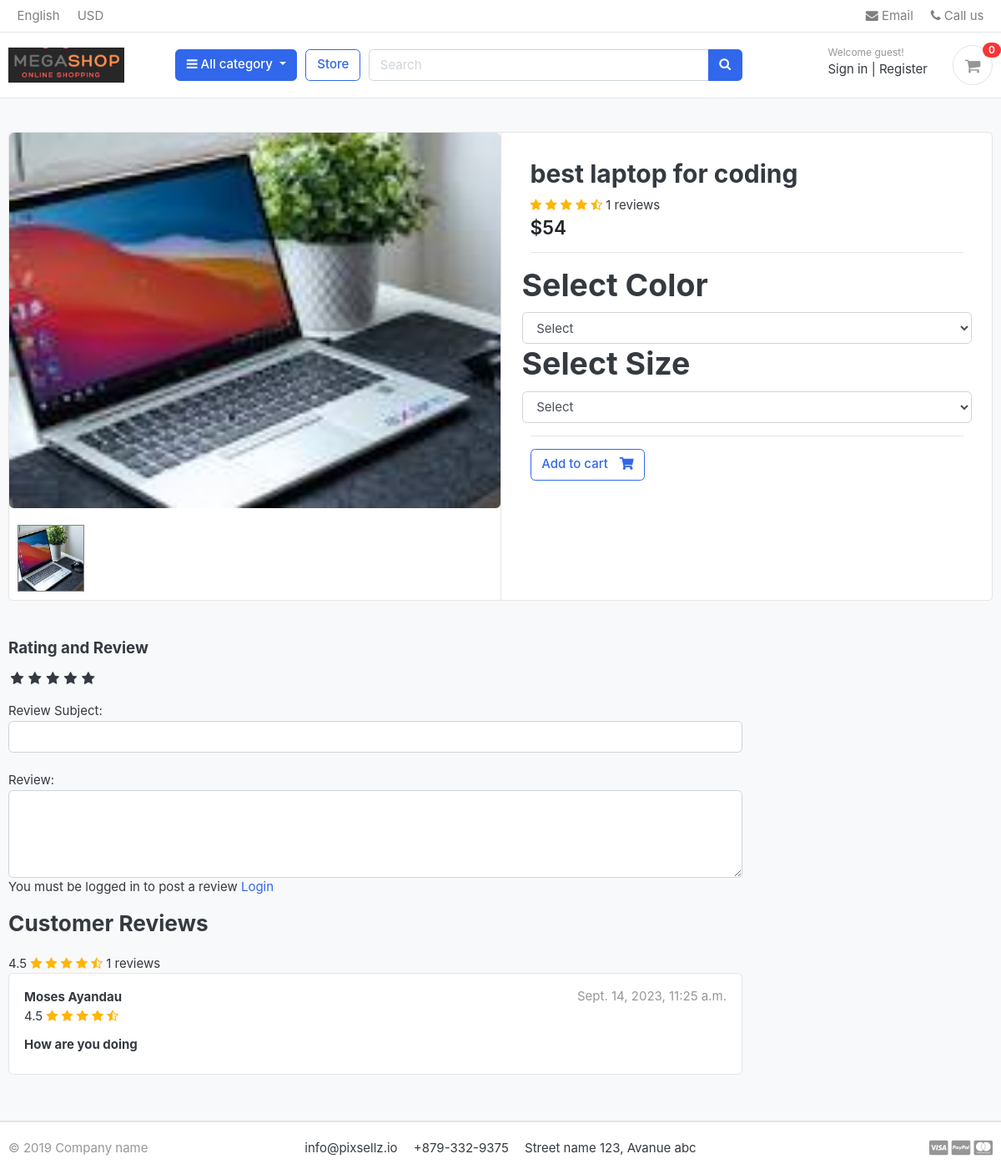
/store/category/computers/best-laptop-for-coding/, run on an earlier commit of the app's database.
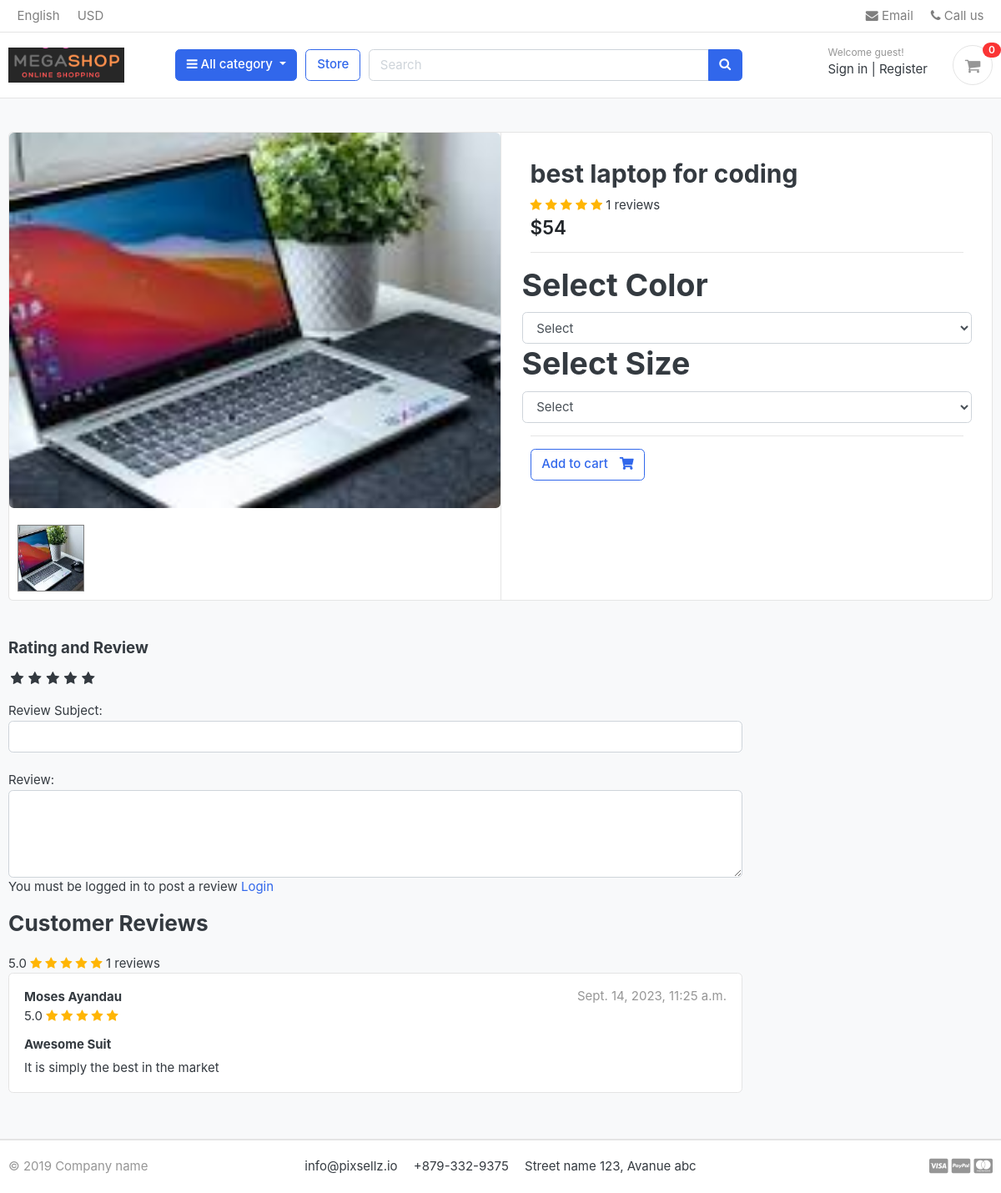
And on a later commit of the database.
### store/models.py (models this page shows, shortened)
class Product(models.Model):
    category = models.ForeignKey(Category, on_delete=models.CASCADE)
    product_name = models.CharField(max_length=100, unique=True)
    slug = models.SlugField(max_length=200, unique=True)
    description = models.TextField(max_length=400, blank=True)
    product_image = models.ImageField(upload_to='photos/product')
    price = models.IntegerField()
    stock = models.IntegerField()
    is_available = models.BooleanField(default=True)
    date_created = models.DateTimeField(auto_now_add=True)
    date_modified = models.DateTimeField(auto_now_add=True)
    def averageRating(self):
        review = ReviewRating.objects.filter(product=self, status=True).aggregate(average=Avg('rating'))
        avg = 0
        if review['average'] is not None:
            avg = float(review['average'])
        return avg
    def ratingCount(self):
        review = ReviewRating.objects.filter(product=self, status=True).aggregate(count=Count('id'))
        rating_count = 0
        if review['count'] is not None:
            rating_count = int(review['count'])
        return rating_count

class ReviewRating(models.Model):
    product = models.ForeignKey(Product, on_delete=models.CASCADE)
    user = models.ForeignKey(User, on_delete=models.CASCADE)
    subject = models.CharField(max_length=100, blank=True)
    review = models.TextField(max_length=500, blank=True)
    rating = models.FloatField()
    status = models.BooleanField(default=True)
    ip = models.CharField(max_length=30, blank=True)
    date_created = models.DateTimeField(auto_now_add=True)
    date_updated = models.DateTimeField(auto_now=True)

### accounts/models.py (models this page shows, shortened)
class User(AbstractBaseUser):
    first_name = models.CharField(max_length=20)
    last_name = models.CharField(max_length=20)
    username = models.CharField(max_length=25, unique=True)
    email = models.EmailField(max_length=40, unique=True)
    phone = models.CharField(max_length=11, blank=True)
    last_login = models.DateTimeField(auto_now_add=True)
    date_joined = models.DateTimeField(auto_now_add=True)
    is_admin = models.BooleanField(default=False)
    is_staff = models.BooleanField(default=False)
    is_active = models.BooleanField(default=False)
    is_superadmin = models.BooleanField(default=False)
    USERNAME_FIELD = 'email'
    REQUIRED_FIELDS = ['username', 'first_name', 'last_name']
    objects = UserManager()
    def full_name(self):
        return f'{self.first_name + " "+ self.last_name}'

### store/views.py (the view)
# urls.py: path('category/<slug:category_slug>/<slug:product_slug>/', views.product_detail, name='product_detail'),
def product_detail(request, product_slug, category_slug):
    try:
        product = Product.objects.get(category__slug=category_slug, slug=product_slug)
        in_cart = CartItem.objects.filter(cart__cart_id=_cart_id(request), product=product).exists()
    except Exception as e:
        raise e
    if request.user.is_authenticated:
        try:
            is_ordered = OrderProduct.objects.filter(user=request.user, product_id=product).exists()
        except OrderProduct.DoesNotExist:
            is_ordered = None
    else:
        is_ordered = None
    reviews = ReviewRating.objects.filter(product_id=product.id, status=True)
    product_gallery = ProductGallery.objects.filter(product_id = product.id)
    context = {'product': product,
               'in_cart': in_cart,
               'is_ordered':is_ordered,
               'reviews':reviews,
               'product_gallery':product_gallery
               }
    return render(request, 'store/product_detail.html', context)

### cart/context_processors.py (called while the page is built)
def counter(request):
    cart_count = 0
    if 'admin' in request.path:
        return {}
    else:
        try:
            cart = Cart.objects.filter(cart_id = _cart_id(request))
            if request.user.is_authenticated:
                cart_items = CartItem.objects.all().filter(user = request.user)
            else:
                cart_items = CartItem.objects.all().filter(cart=cart[:1])
            for cart_item in cart_items:
                cart_count += cart_item.quantity
        except Cart.DoesNotExist:
            cart_count =0
    return dict(cart_count=cart_count)

def get_paypal_client_id(request):
    return dict(PAYPAL_CLIENT_ID=settings.PAYPAL_CLIENT_ID)

### cart/views.py (called while the page is built)
def _cart_id(request):
    cart = request.session.session_key
    if not cart:
        cart = request.session.create()
    return cart

### category/context_processors.py (called while the page is built)
def menu_links(request):
    links = Category.objects.all()
    return dict(links=links)

### category/models.py (called while the page is built)
    def get_url(self):
        return reverse('product_by_category', args=[self.slug])

### store/models.py (called while the page is built)
    def colors(self):
        return super(VariationManager, self).filter(variation_category='color', is_active=True)

### templates/store/product_detail.html (shortened to what the changed rows need)
{% extends 'base.html' %}
{% load static %}
{% block content %}
<section class="section-content padding-y bg">
<div class="container">
<div class="card">
	<div class="row no-gutters">
		<aside class="col-md-6">
<article class="gallery-wrap">
	<div class="img-big-wrap mainImage">
	   <center><img src="{{product.product_image.url}}"></center>
	</div>
</article>
<ul class="thumb">
	<li>
		<a href="{{product.product_image.url}}" target="mainImage"><img src="{{product.product_image.url}}" alt="Product Image"></a>
	</li>
</ul>
</aside>
<main class="col-md-6 border-left">
<form action="{% url 'add_cart' product.id %}" method="POST">
			<article class="content-body">
			<h2 class="title">{{product.product_name}}</h2>
			<div class="rating-star">
				<span>
					<i class="fa fa-star{% if product.averageRating < 0.5 %}-o{% elif product.averageRating >= 0.5 and product.averageRating < 1 %}-half-o {% endif %}" aria-hidden="true"></i>
					<i class="fa fa-star{% if product.averageRating < 1.5 %}-o{% elif product.averageRating >= 1.5 and product.averageRating < 2  %}-half-o {% endif %}" aria-hidden="true"></i>
					<i class="fa fa-star{% if product.averageRating < 2.5 %}-o{% elif product.averageRating >= 2.5 and product.averageRating < 3  %}-half-o {% endif %}" aria-hidden="true"></i>
					<i class="fa fa-star{% if product.averageRating < 3.5 %}-o{% elif product.averageRating >= 3.5 and product.averageRating < 4  %}-half-o {% endif %}" aria-hidden="true"></i>
					<i class="fa fa-star{% if product.averageRating < 4.5 %}-o{% elif product.averageRating >= 4.5 and product.averageRating < 5  %}-half-o {% endif %}" aria-hidden="true"></i>
				</span>
				<span>{{product.ratingCount}} reviews</span>
			</div>
			<div class="mb-3">
				<var class="price h4">${{product.price}}</var>
			</div>
			<hr>
				<div class="row">
					<h1>Select Color</h1>
					<select name="color" class="form-control" required>
					</select>
				</div>
				<div class="row">
					<h1>Select Size</h1>
					<select name="size" class="form-control" required>
					</select>
				</div>
				<hr>
				{% if product.stock <= 0 %}
				<h3 class='text-danger'> Out of Stock</h3>
				{% else %}
					<button type="submit" class="btn  btn-outline-primary"> <span class="text">Add to cart</span> <i class="fas fa-shopping-cart"></i>
					</button>
				{% endif %}
			</article>
</form>
		</main>
	</div>
</div>
<br>
<div class="row">
	<div class="col-md-9">
		<br>
	<div class="rating-star">
		<span>{{product.averageRating}}
			<i class="fa fa-star{% if product.averageRating < 0.5 %}-o{% elif product.averageRating >= 0.5 and product.averageRating < 1 %}-half-o {% endif %}" aria-hidden="true"></i>
			<i class="fa fa-star{% if product.averageRating < 1.5 %}-o{% elif product.averageRating >= 1.5 and product.averageRating < 2  %}-half-o {% endif %}" aria-hidden="true"></i>
			<i class="fa fa-star{% if product.averageRating < 2.5 %}-o{% elif product.averageRating >= 2.5 and product.averageRating < 3  %}-half-o {% endif %}" aria-hidden="true"></i>
			<i class="fa fa-star{% if product.averageRating < 3.5 %}-o{% elif product.averageRating >= 3.5 and product.averageRating < 4  %}-half-o {% endif %}" aria-hidden="true"></i>
			<i class="fa fa-star{% if product.averageRating < 4.5 %}-o{% elif product.averageRating >= 4.5 and product.averageRating < 5  %}-half-o {% endif %}" aria-hidden="true"></i>
		</span>
		<span>{{product.ratingCount}} reviews</span>
	</div>
	{% for review in reviews %}
	<article class="box mb-3">
		<div class="icontext w-100">
			<div class="text">
				<span class="date text-muted float-md-right">{{review.date_created}}</span>
				<h6 class="mb-1">{{review.user.full_name}}</h6>
				<div class="rating-star">
				<span>{{review.rating}}
					<i class="fa fa-star{% if review.rating == 0.5 %}-half-o {% elif review.rating < 1 %}-o {% endif %}" aria-hidden="true"></i>
					<i class="fa fa-star{% if review.rating == 1.5 %}-half-o {% elif review.rating < 2 %}-o {% endif %}" aria-hidden="true"></i>
					<i class="fa fa-star{% if review.rating == 2.5 %}-half-o {% elif review.rating < 3 %}-o {% endif %}" aria-hidden="true"></i>
					<i class="fa fa-star{% if review.rating == 3.5 %}-half-o {% elif review.rating < 4 %}-o {% endif %}" aria-hidden="true"></i>
					<i class="fa fa-star{% if review.rating == 4.5 %}-half-o {% elif review.rating < 5 %}-o {% endif %}" aria-hidden="true"></i>
				</span>
			</div>
			</div>
		</div>
		<div class="mt-3">
			<h6>{{review.subject}}</h6>
			<p>
				{{review.review}}
			</p>
		</div>
	</article>
{% endfor %}
	</div>
</div>
</div>
</section>
{% endblock %}

What changed in the data, as far as the page shows it:
computed for Product "best laptop for coding": averageRating "4.5" → "5.0"
changed ReviewRating "Moses Ayandau": rating "4.5" → "5.0"; subject "How are you doing" → "Awesome Suit"; review (not shown) → "It is simply the best in the market"
